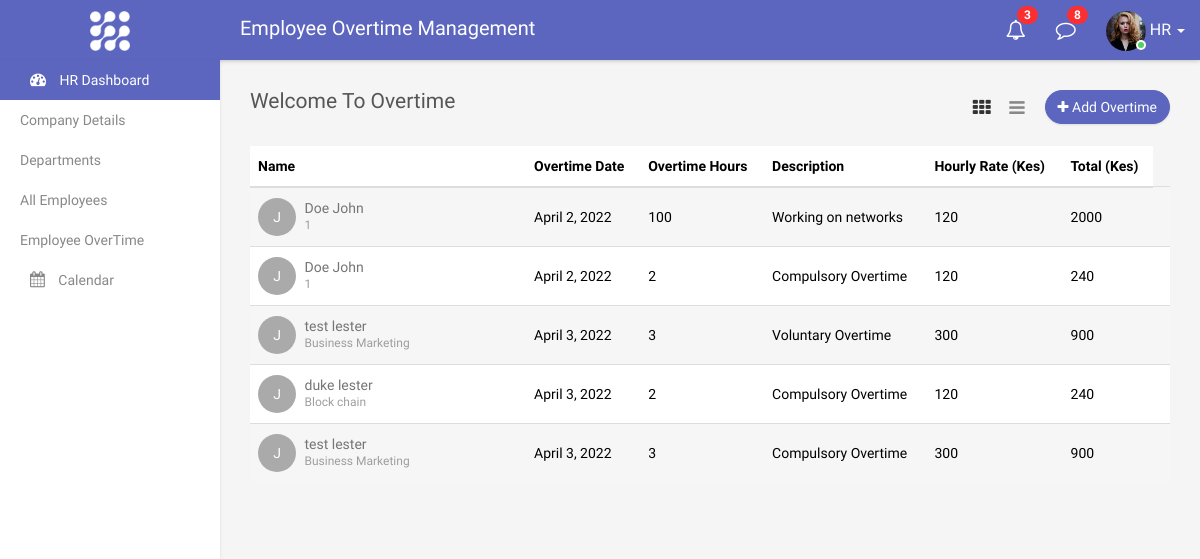
The page /overtime (signed in) on the database its author committed.
### overtime/models.py (models this page shows, shortened)
class Overtime(models.Model):
    my_employee = models.ForeignKey(Employee, on_delete=models.CASCADE)
    overtime_date = models.DateField()
    overtime_hours = models.IntegerField()
    description = models.TextField()
    overtime_type = models.CharField(max_length=200)
    overtime_pay = models.DecimalField(max_digits=10, decimal_places=0)
    total = models.DecimalField(max_digits=10, decimal_places=0, blank=True, null=True)
    approved_by = models.ForeignKey(User, on_delete=models.PROTECT)
    created_at = models.DateTimeField(auto_now_add=True)
    class Meta:
        verbose_name = "Over Time"
        verbose_name_plural = "Over Time"

class Employee(models.Model):
    company = models.CharField(max_length=200)
    department =  models.CharField(max_length=180)
    employee = models.OneToOneField(User,related_name="employee", on_delete=models.CASCADE)
    email = models.EmailField(max_length=65, unique=True, verbose_name='email')
    username = models.CharField(max_length=40, unique=True)
    phone = models.CharField(max_length=15, unique=True)
    mobile = models.CharField(max_length=15)
    address = models.CharField(max_length=200, blank=True)
    first_name = models.CharField(max_length=200, blank=True)
    last_name = models.CharField(max_length=200, blank=True)
    employeeReg_Id = models.CharField(max_length=200)
    is_email_verified = models.BooleanField(default=False)
    created_at = models.DateTimeField(auto_now_add=True)
    updated_at = models.DateTimeField(auto_now_add=True)
    class Meta:
        verbose_name = "Employee"
        verbose_name_plural = "Employees"

### overtime/views.py (the view, shortened to what this page needs)
# urls.py: path('overtime',addOverTimeView, name="overTime"),
@login_required(login_url='login')
def addOverTimeView(request):
    context = {}
    context['overtime'] = Overtime.objects.all()
    context['employees'] = Employee.objects.all()
    return render(request, 'overtime.html', context)

### templates/overtime.html (shortened to what this page needs)
{% extends "base.html" %}
{% load static %}
{% block content %}
        <div class="page-wrapper">
            <div class="content container-fluid">
                <div class="row">
                    <div class="col-xs-4">
                        <h4 class="page-title">Welcome To Overtime</h4>
                    </div>
                    <div class="col-xs-8 text-right m-b-20">
                        <a href="#" class="btn btn-primary rounded pull-right" data-toggle="modal" data-target="#add_employee"><i class="fa fa-plus"></i> Add Overtime</a>
                        <div class="view-icons">
                            <a href="#" class="grid-view btn btn-link active"><i class="fa fa-th"></i></a>
                            <a href="#" class="list-view btn btn-link"><i class="fa fa-bars"></i></a>
                        </div>
                    </div>
                </div>
              <div class="row">
                    <div class="col-md-12">
                        <div class="table-responsive">
                            <table class="table table-striped custom-table datatable">
                                <thead>
                                    <tr>
                                        <th style="width:30%;">Name</th>
                                        <th>Overtime Date</th>
                                        <th>Overtime Hours</th>
                                        <th>Description</th>
                                        <th>Hourly Rate (Kes)</th>
                                        <th>Total (Kes)</th>
                                    </tr>
                                </thead>
                                <tbody>
                                    {% for Ot in overtime %}
                                    <tr>
                                        <td>
                                            <a href="#" class="avatar">J</a>
                                            <h2><a href="#">{{Ot.my_employee.first_name}} {{Ot.my_employee.last_name}} <span>{{Ot.my_employee.department}}</span></a></h2>
                                        </td>
                                        <td>{{Ot.overtime_date}}</td>
                                        <td>{{Ot.overtime_hours}}</td>
                                        <td>{{Ot.description}}</td>
                                        <td>{{Ot.overtime_pay}}</td>
                                        <td>{{Ot.total}}</td>
                                        <td>
                                        </td>
                                    </tr>
                                    {% endfor %}
                                    </tbody>
            </div>
        </div>
    </div>
  {% endblock %}

### rows shown on the page
Overtime: my_employee.first_name "Doe", my_employee.last_name "John", my_employee.department "1", overtime_date "April 2, 2022", overtime_hours "100", description "Working on networks", overtime_pay "120", total "2000"
Overtime: my_employee.first_name "Doe", my_employee.last_name "John", my_employee.department "1", overtime_date "April 2, 2022", overtime_hours "2", description "Compulsory Overtime", overtime_pay "120", total "240"
Overtime: my_employee.first_name "test", my_employee.last_name "lester", my_employee.department "Business Marketing", overtime_date "April 3, 2022", overtime_hours "3", description "Voluntary Overtime", overtime_pay "300", total "900"
Overtime: my_employee.first_name "duke", my_employee.last_name "lester", my_employee.department "Block chain", overtime_date "April 3, 2022", overtime_hours "2", description "Compulsory Overtime", overtime_pay "120", total "240"
Overtime: my_employee.first_name "test", my_employee.last_name "lester", my_employee.department "Business Marketing", overtime_date "April 3, 2022", overtime_hours "3", description "Compulsory Overtime", overtime_pay "300", total "900"
